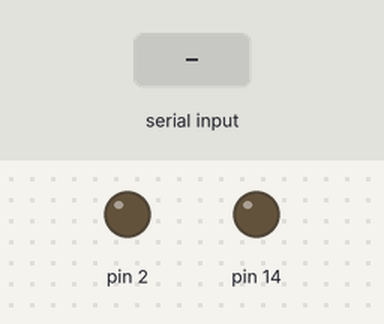
Bench run of a sketch on a simulated Arduino Uno, built with avr-gcc and run on an emulated ATmega328P. Parts: output pins drawn as LEDs (lit = HIGH). Inputs (shaded band) come from the test bench.

Above: at 1.2 s.
1.3 s: "1" received over Serial
At 2.0 s:
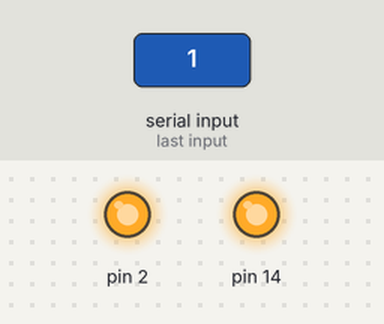
2.8 s: "3" received over Serial
At 3.1 s:
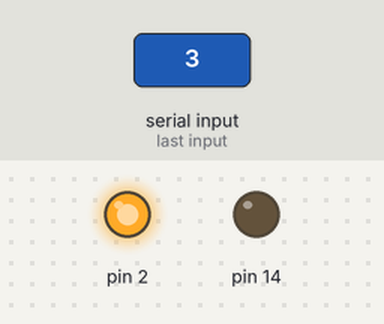
4.3 s: "4" received over Serial
At 5.5 s:
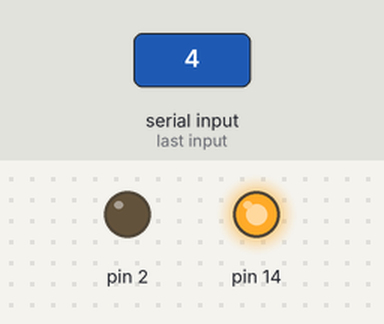
5.8 s: "2" received over Serial
At 6.6 s:
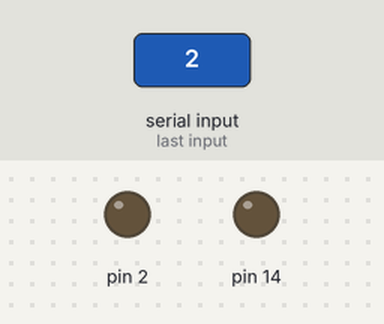
Timing chart, 0 to 8.3 s (numbered marks = the images above; inputs shaded):
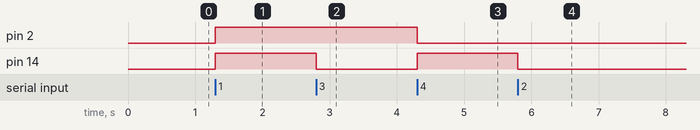

The sketch:

GISMO7_SerialCommunication_Receive.ino
```cpp
void setup() {
  // put your setup code here, to run once:
pinMode(2,OUTPUT);
pinMode(14,OUTPUT);
Serial.begin(115200);
}

void loop() {
  // put your main code here, to run repeatedly:
  while(Serial.available())
  {
    char c = Serial.read();
    switch(c){
      case '1':
      digitalWrite(2,HIGH);
      digitalWrite(14,HIGH);
      break;
      case '2':
      digitalWrite(14,LOW);
      digitalWrite(2,LOW);
      break;
      case '3':
      digitalWrite(2,HIGH);
      digitalWrite(14,LOW);
      break;
      case '4':
      digitalWrite(2,LOW);
      digitalWrite(14,HIGH);
      break;
    }
  }
}
```

Measured:
- after the input at 1.3 s, pin 2, pin 14: LOW → HIGH at once
- after the input at 2.8 s, pin 14: HIGH → LOW at once
- after the input at 4.3 s, pin 2: HIGH → LOW at once; pin 14: LOW → HIGH at once
- after the input at 5.8 s, pin 14: HIGH → LOW at once
